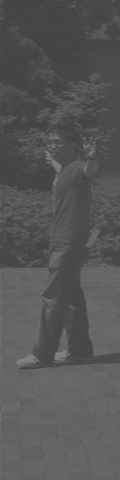
%> input picture aula_02/ex2.bmp, 120 x 480 px
$ octave ex1.m   (GNU Octave 9; MATLAB toolbox functions it lacks are replaced by stand-ins)
%> lines starting %> are read from the running program, lines starting %| are printed output that depends on the picture
%> further down, I is the input picture: size 480x120 uint8; min 65, max 128, mean 86
### aula_02/ajusta_0_255.m
function [img_out] = ajusta_0_255(img_in)
% [9 lines of commented-out code are left out]

minv = double(min(img_in(:)));
%> minv = 65
maxv = double(max(img_in(:)));
%> maxv = 128

i_aux = 255 * (double(img_in) - minv)/(maxv - minv);
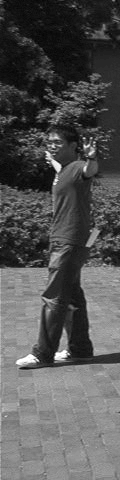
%> i_aux: size 480x120 double; min 0, max 255, mean 85
img_out = uint8(i_aux);
end

### aula_02/ex1.m
clc
clear

I = imread("ex2.bmp");

subplot(1, 2, 1);
imshow(I);

subplot(1, 3, 3);
imshow(ajusta_0_255(I));
